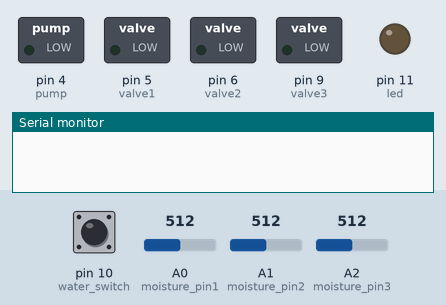
Recording of a sketch running on a simulated Arduino Uno, built with avr-gcc and run on an emulated ATmega328P. Shown: switched loads named in the sketch (green lamp = pin HIGH), output pins drawn as LEDs (lit = HIGH), the last lines printed to the serial monitor. Inputs (shaded band) come from the test bench; at power-on: pin 10 (water_switch) HIGH, A0 (moisture_pin1) = 512, A1 (moisture_pin2) = 512, A2 (moisture_pin3) = 512.

Above: at 0.1 s.
At 20.3 s:
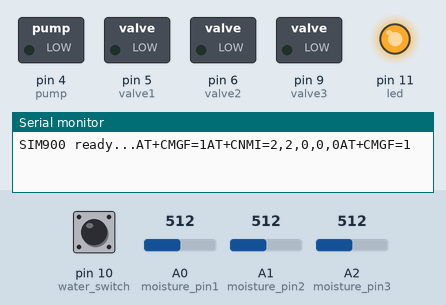
Timing chart, 0 to 21.8 s (numbered marks = the images above):
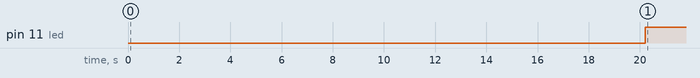

Measured:
- by itself, pin 11 (led): LOW → HIGH at 20.2 s

The sketch:

Automation_with_GSM.ino
```cpp
#include <SoftwareSerial.h>
SoftwareSerial SIM900(7, 8);

int moisture_pin1 = A0;  //defining analog pin for soil moisture sensor-1
int value1 = 0;

int moisture_pin2 = A1;  //defining analog pin for soil moisture sensor-2
int value2 = 0;

int moisture_pin3 = A2;  //defining analog pin for soil moisture sensor-3
int value3 = 0;

const int valve1  = 5; //relay 1 for solenoid valve 1
const int valve2  = 6; //relay 2 for solenoid valve 2
const int valve3  = 9; //relay 3 for solenoid valve 3
const int pump  = 4;

const int water_switch = 10;
const int led = 11;

String textMessage;

String valve1State = "LOW";
String valve2State = "LOW";
String valve3State = "LOW";
String pumpState = "LOW";

void setup() {
  pinMode(A0, INPUT);
  pinMode(A1, INPUT);
  pinMode(A2, INPUT);

  pinMode(valve1, OUTPUT);
  pinMode(valve2, OUTPUT);
  pinMode(valve3, OUTPUT);
  pinMode(pump, OUTPUT);

  pinMode(led, OUTPUT);
  pinMode(water_switch, INPUT_PULLUP);

  digitalWrite(valve1, LOW);
  digitalWrite(valve2, LOW);
  digitalWrite(valve3, LOW);
  digitalWrite(pump, LOW);


  Serial.begin(19200);
  SIM900.begin(19200);

  // Give time to your GSM shield log on to network
  delay(20000);
  Serial.print("SIM900 ready...");

  // AT command to set SIM900 to SMS mode
  Serial.print("AT+CMGF=1\r");
  delay(100);

  // Set module to send SMS data to serial out upon receipt
  Serial.print("AT+CNMI=2,2,0,0,0\r");
  delay(100);

}

void loop()
{
  if (digitalRead(water_switch) == LOW)
  {
    digitalWrite(led, LOW); //water level high
  }

  if (digitalRead(water_switch) == HIGH)
  {
    digitalWrite(led, HIGH); //water level low
    String message = "Water Level is LOW";
    sendSMS(message);
    textMessage = "";
  }


  moistureControl();
  if (Serial.available() > 0) {
    textMessage = Serial.readString();
    textMessage.toUpperCase();
    delay(10);
  }
  /////////////  valve & pump control ////////////////
  if (textMessage.indexOf("VALVE1ON") >= 0) {
    // Turn on valve1 & save current state
    digitalWrite(valve1, HIGH);
    valve1State = "on";
    textMessage = "";
  }

  if (textMessage.indexOf("VALVE1OFF") >= 0) {
    // Turn on valve1 & save current state
    digitalWrite(valve2, LOW);
    valve2State = "off";
    textMessage = "";
  }

  if (textMessage.indexOf("VALVE2ON") >= 0) {
    // Turn on valve2 & save current state
    digitalWrite(valve2, HIGH);
    valve2State = "on";
    textMessage = "";
  }

  if (textMessage.indexOf("VALVE2OFF") >= 0) {
    // Turn on valve1 & save current state
    digitalWrite(valve2, LOW);
    valve2State = "off";
    textMessage = "";
  }

  if (textMessage.indexOf("VALVE3ON") >= 0) {
    // Turn on valve3 & save current state
    digitalWrite(valve3, HIGH);
    valve3State = "on";
    textMessage = "";
  }

  if (textMessage.indexOf("VALVE3OFF") >= 0) {
    // Turn on valve3 & save current state
    digitalWrite(valve3, LOW);
    valve3State = "off";
    textMessage = "";
  }

  if (textMessage.indexOf("PUMPON") >= 0) {
    // Turn on pump & save current state
    digitalWrite(pump, HIGH);
    pumpState = "on";
    textMessage = "";
  }

  if (textMessage.indexOf("PUMPOFF") >= 0) {
    // Turn on pump & save current state
    digitalWrite(pump, LOW);
    pumpState = "off";
    textMessage = "";
  }
  ////////////////////////////////////////////////////////////

  if (textMessage.indexOf("STATE") >= 0) {
    //send soil moisture sensor state
    String message = ("Sensor 1: " + String(value1) + "%" + "Sensor 2: " + String(value2) + "%" +  "Sensor 3: " + String(value3) + "%");
    sendSMS(message);
    textMessage = "";
  }

  if (textMessage.indexOf("VALVE1STATE") >= 0) {
    //send valve 1 state
    String message = "Valve 1 is " + valve1State;
    sendSMS(message);
    textMessage = "";
  }

  if (textMessage.indexOf("VALVE2STATE") >= 0) {
    //send valve 2 state
    String message = "Valve 2 is " + valve2State;
    sendSMS(message);
    textMessage = "";
  }

  if (textMessage.indexOf("VALVE3STATE") >= 0) {
    //send valve 3 state
    String message = "Valve 3 is " + valve3State;
    sendSMS(message);
    textMessage = "";
  }

  if (textMessage.indexOf("PUMPSTATE") >= 0) {
    //send pump state
    String message = "Pump is " + pumpState;
    sendSMS(message);
    textMessage = "";
  }
}

// Function that sends SMS
void sendSMS(String message)
{
  // AT command to set SIM900 to SMS mode
  Serial.print("AT+CMGF=1\r");
  delay(100);

  // REPLACE THE X's WITH THE RECIPIENT'S MOBILE NUMBER
  // USE INTERNATIONAL FORMAT CODE FOR MOBILE NUMBERS
  Serial.println("AT + CMGS = \"+xxxxxxxxxxxxx\"");
  delay(100);
  // Send the SMS
  Serial.println(message);
  delay(100);

  // End AT command with a ^Z, ASCII code 26
  Serial.println((char)26);
  delay(100);
  Serial.println();
  // Give module time to send SMS
  delay(5000);
}
```

Moisture_Readings.ino
```cpp
void moistureControl()
{
  value1 = analogRead(moisture_pin1);
  //Serial.println(value1);  //uncomment it for calibration

  //In the serial monitor see the readings when soil is dry & when soil is completely wet
  value1 = map(value1, 550, 10, 0, 100);
  // 500 means sensor gives 500 when soil is dry. Change it according to your test
  // 10 means sensor gives 10 when soil is wet. Change it according to your test
  // map function will convert the value to percentage.

  value2 = analogRead(moisture_pin2);
  //Serial.println(value2);  //uncomment it for calibration

  value2 = map(value2, 550, 10, 0, 100);

  value3 = analogRead(moisture_pin3);
  //Serial.println(value3);  //uncomment it for calibration

  value3 = map(value3, 550, 10, 0, 100);
}
```
